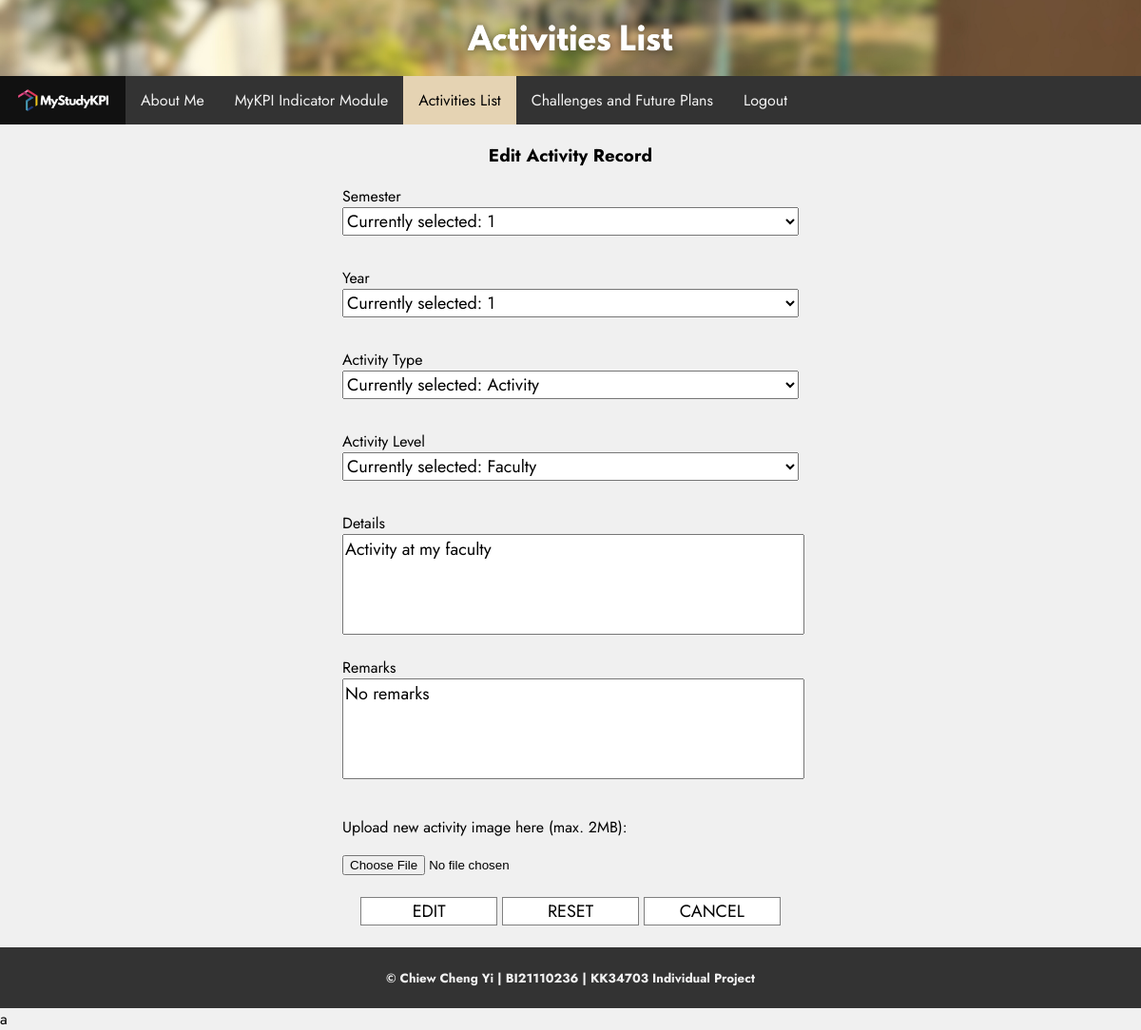
Page /activitieslist_edit.php?id=1 on the committed database.
### tables this page shows
CREATE TABLE IF NOT EXISTS activity (
	activityID int PRIMARY KEY NOT NULL AUTO_INCREMENT,
	activitySem int,
	activityYear int,
	activityType varchar(4) COMMENT '1 - Activity, 2 - Club, 3 - Association, 4 - Competition',
	activityLevel varchar(4) COMMENT '1 - Faculty, 2 - University, 3 - National, 4 - International',
	activityDetails varchar(255),
	activityRemarks varchar(255),
    activityImagePath varchar(255),
	accountID int,
	FOREIGN KEY (accountID) REFERENCES account(accountID) ON DELETE CASCADE
);

### activitieslist_edit.php (the view, shortened to what this page needs)
<?php
    include("include/config.php");
?>
<!DOCTYPE HTML>
<html lang="en">
<html>
<head>
    <link rel="stylesheet" href="css/style.css">
    <link rel="stylesheet" href="https://cdnjs.cloudflare.com/ajax/libs/font-awesome/4.7.0/css/font-awesome.min.css">
</head>
<body>
    <header>
        <img class="header" src="images/activitieslistheader.png">
    </header>
    <nav class="topnav" id="myTopnav">
        <a href="index.php" class="logo"><img src="images/mystudykpi-topnavbtn-2-white.png"></a>
        <a href="aboutme.php" class="tabs">About Me</a>
        <a href="kpimodule.php" class="tabs">MyKPI Indicator Module</a>
        <a href="activitieslist.php" class="active">Activities List</a>
        <a href="challenges.php" class="tabs">Challenges and Future Plans</a>
        <a href="logout.php" class="tabs">Logout</a>
    </nav>
    <main>
        <h3 style="text-align: center">Edit Activity Record</h3>
        <?php
            if (isset($_GET["id"]) && $_GET["id"] != "") {
                $id = $_GET["id"];
                $fetchRecordQuery = "SELECT * FROM activity WHERE activityID=".$id;
                $result = mysqli_query($conn, $fetchRecordQuery);
                $row = mysqli_fetch_assoc($result);
                $activitySem = $row["activitySem"];
                $activityYear = $row["activityYear"];
                $activityType = $row["activityType"];
                $activityLevel = $row["activityLevel"];
                $activityDetails = $row["activityDetails"];
                $activityRemarks = $row["activityRemarks"];
                $typeOutput = '';
                switch($activityType) {
                    case "1": $typeOutput = "Activity"; break;
                }
                $levelOutput = '';
                switch($row["activityLevel"]) {
                    case "1": $levelOutput = "Faculty"; break;
                }
            }
        ?>
        <div id="editActivityRecord-container">
            <form id="editActivityRecord" action="action_scripts/activitieslist_edit_action.php" method="POST" enctype="multipart/form-data">
                <label for="activitySem">Semester</label>
                <select id="select" name="activitySem">
                    <option value="<?=$activitySem;?>">Currently selected: <?=$activitySem;?></option>
                </select><br>
                <label for="activityYear">Year</label>
                <select id="select" name="activityYear">
                    <option value="<?=$activityYear;?>">Currently selected: <?=$activityYear;?></option>
                </select><br>
                <label for="activityType">Activity Type</label>
                <select id="select" name="activityType">
                    <option value="<?=$activityType;?>">Currently selected: <?=$typeOutput;?></option>
                </select><br>
                <label for="activityLevel">Activity Level</label>
                <select id="select" name="activityLevel">
                    <option value="<?=$activityLevel;?>">Currently selected: <?=$levelOutput;?></option>
                </select><br>
                <label for="activityDetails">Details</label>
                <textarea name="activityDetails" rows="5" columns="50"><?=$activityDetails;?></textarea><br>
                <label for="activityRemarks">Remarks</label>
                <textarea name="activityRemarks" rows="5" columns="50"><?=$activityRemarks;?></textarea><br>
                <p>Upload new activity image here (max. 2MB):</p>
                <input id="activityImageToUpload" type="file" name="activityImageToUpload" accept=".jpg, .jpeg, .png"><br><br>
                <div id="center-content" style="text-align: center">
                    <input id="btneditactivity" name="btnsubmit" type="submit" value="EDIT">
                    <input id="btneditactivity" name="btnreset" type="reset" value="RESET">
                    <input id="btneditactivity" name="btncancel" type="button" onClick="redirect('activitieslist.php');" value="CANCEL">
                    <br><br>
                </div>
            </form>
        </div>
    </main>
    <footer>
        <h5>© Chiew Cheng Yi | BI21110236 | KK34703 Individual Project</h5>
    </footer>
</body>
</html>a

### css/style.css (style rules this page uses)
body { background-color: #f0f0f0; color: #000000; font-family: Jost, monospace; margin: 0; min-height: 100vh; display: flex; flex-direction: column; }
footer { overflow: hidden; text-align: center; width: 100%; background-color: #333; color: #F2F2F2; margin: 0; }
.header { width: 100%; height: auto; text-align: center; display: flex; align-items: center; justify-content: center; }
.topnav { overflow: hidden; background-color: #333; margin-top: 0; margin-bottom: 0; }
.topnav img { max-width: 95%; height: auto; display: block; margin: 0 auto; }
.topnav a.tabs, a.icon { float: left; display: block; color: #F2F2F2; text-align: center; padding: 14px 16px; text-decoration: none; transition: background-color 0.1s, color 0.1s; }
.topnav a.active { float: left; display: block; background-color: #E5D3B3; color: #000000; text-align: center; padding: 14px 16px; text-decoration: none; transition: background-color 0.1s, color 0.1s; }
.topnav .logo { float: left; display: flex; background-color: #111; width: 100px; padding: 14px 16px; }
#loginform #fieldlogin, #regform #fieldreg, #regform #selectreg, #editPersonalInfo #editfield, #editPersonalInfo #select, #editChallengeRecord #editfield, #editChallengeRecord #select, #editActivityRecord #editfield, #editActivityRecord #select, #editIndicatorRecord #editfield, #editIndicatorRecord #select { height: 30px; width: 100%; display: block; margin-bottom: 10px; font-size: 18px; font-family: Jost, monospace; }

### activitieslist_edit.php (style rules this page uses)
#editActivityRecord-container { align: center; padding-left: 30%; padding-right: 30%; }
#editActivityRecord { width: 100%; border-collapse: collapse; }
#btneditactivity { width: 30%; height: 30px; font-family: Jost, monospace; font-size: 18px; background-color: white; border: 1px solid grey; transition: background-color 0.1s, color 0.1s; }
#editActivityRecord textarea { height: 100px; width: 100%; font-family: Jost, monospace; resize: none; display: block; font-size: 18px; }

### rows in the picture
activity: activityDetails "Activity at my faculty", activityRemarks "No remarks"
